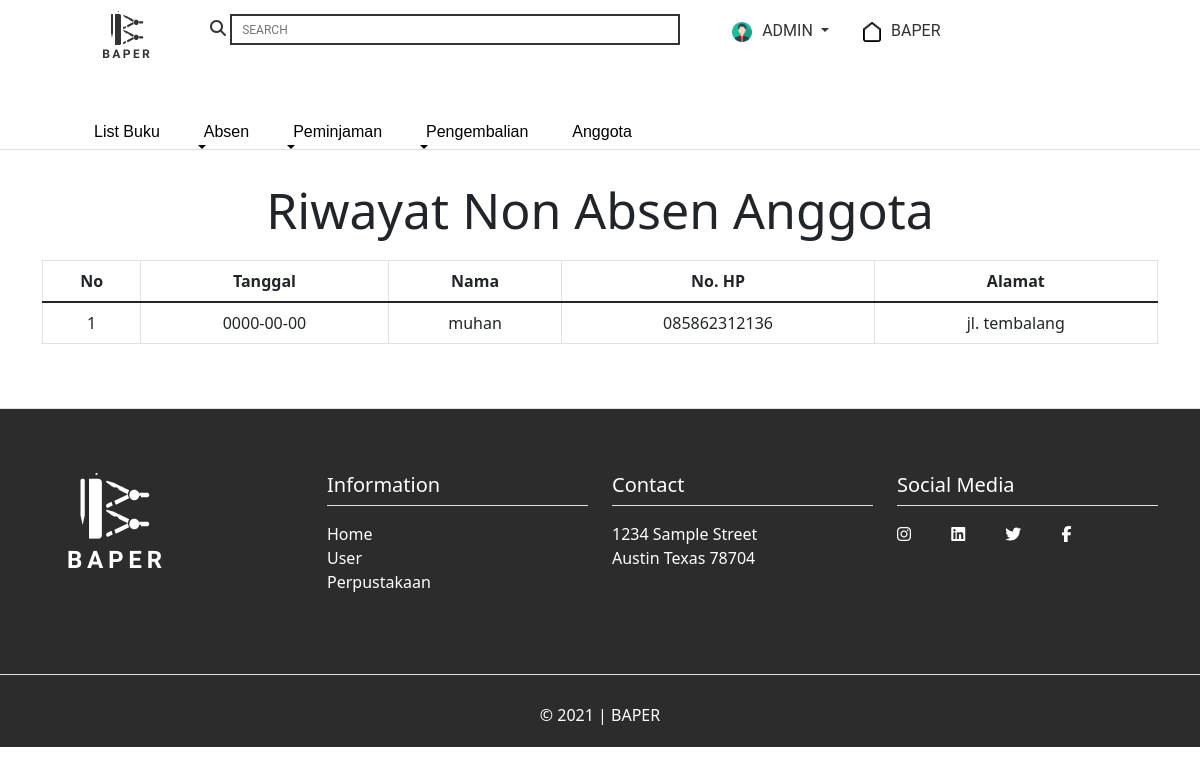
Page /riwayat_absen_non.php (signed in) on the earlier database version.
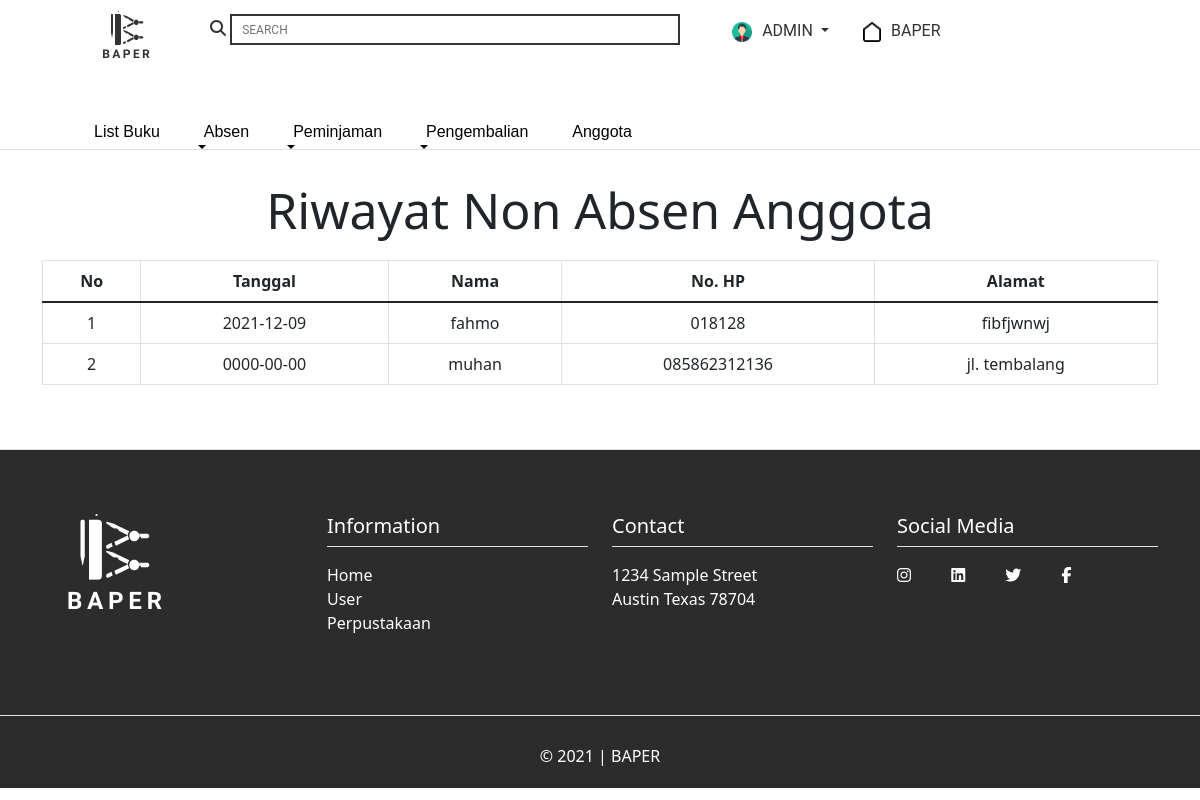
Same page on the later database version.
### tables this page shows
CREATE TABLE `absennonanggota` (
  `id_absen_non_anggota` int(11) NOT NULL,
  `tanggal` date NOT NULL,
  `nama` varchar(100) NOT NULL,
  `hp` varchar(100) NOT NULL,
  `alamat` varchar(255) NOT NULL
);

### riwayat_absen_non.php (the view, shortened to what this page needs)
<?php
include('./db_login.php');
?>
<!DOCTYPE html>
<html lang="en">
<head>
    <link href="https://cdn.jsdelivr.net/npm/bootstrap@5.1.3/dist/css/bootstrap.min.css" rel="stylesheet" />
    <link rel="stylesheet" href="Front end/style/riwayat_absen_non.css" />
</head>
<body>
    <?php
    include('nav_admin.php');
    ?>
    <main>
        <div class="container text-center" style="padding-top: 15%; ">
            <div class="row">
                <div class="col-md-12">
                    <div class="bg-table">
                        <div class="table-abs">
                            <h1 style="font-size: 50px;">Riwayat Non Absen Anggota</h1>
                        </div>
                    </div>
                </div>
            </div>
        </div>
        <div class="container text-center" style="padding-top: 1%; overflow-y:scroll; ">
            <div class="row">
                <div class="col-md-12">
                    <div class="table-responsive">
                        <table class="table table-bordered">
                            <thead>
                                <tr>
                                    <th rules="cols">No</th>
                                    <th>Tanggal</th>
                                    <th>Nama</th>
                                    <th>No. HP</th>
                                    <th>Alamat</th>
                                </tr>
                            </thead>
                            <tbody>
                                <?php
                                $query = $db->query('select * from absennonanggota ORDER BY id_absen_non_anggota DESC');
                                if (!$query) {
                                    die($db->error);
                                } else {
                                    $i = 0;
                                    while ($row = $query->fetch_object()) {
                                        $i++;
                                        echo '
                                    <tr>
                                        <td>' . $i . '</td>
                                        <td>' . $row->tanggal . '</td>
                                        <td>' . $row->nama . '</td>
                                        <td>' . $row->hp . '</td>
                                        <td>' . $row->alamat . '</td>
                                    </tr>';
                                    }
                                }
                                ?>
                            </tbody>
                        </table>
                    </div>
                </div>
            </div>
        </div>
    </main>
    <?php
    include('footer.php')
    ?>
</body>
</html>

Differences in the rows shown:
added absennonanggota: tanggal "2021-12-09", nama "fahmo", hp "018128", alamat "fibfjwnwj"
